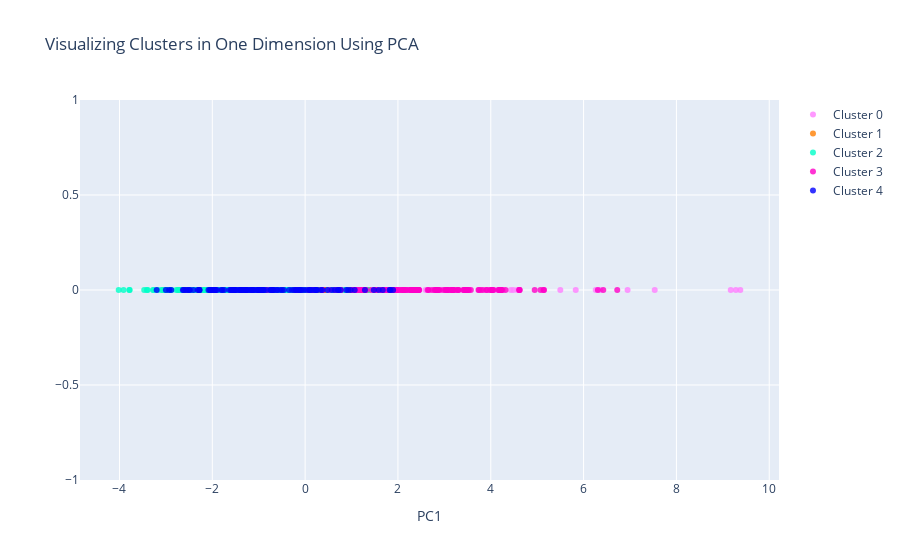

The cell this chart's notebook holds for it:
### Code cell
# build clusters
kmeans = KMeans(n_clusters=k)
kmeans.fit(scaled_data)
clusters = kmeans.predict(scaled_data)
scaled_data["clusters"] = clusters

# visualize
plotX = pd.DataFrame(np.array(scaled_data))
plotX.columns = scaled_data.columns

pca_1d = PCA(n_components=1)
pca_2d = PCA(n_components=2)
pca_3d = PCA(n_components=3)

PCs_1d = pd.DataFrame(pca_1d.fit_transform(plotX.drop(["clusters"], axis=1)))
PCs_2d = pd.DataFrame(pca_2d.fit_transform(plotX.drop(["clusters"], axis=1)))
PCs_3d = pd.DataFrame(pca_3d.fit_transform(plotX.drop(["clusters"], axis=1)))

PCs_1d.columns = ["PC1_1d"]
PCs_2d.columns = ["PC1_2d", "PC2_2d",]
PCs_3d.columns = ["PC1_3d", "PC2_3d", "PC3_3d"]

plotX = pd.concat([plotX,PCs_1d,PCs_2d,PCs_3d], axis=1, join='inner')
plotX["dummy"] = 0

cluster0 = plotX[plotX["clusters"] == 0]
cluster1 = plotX[plotX["clusters"] == 1]
cluster2 = plotX[plotX["clusters"] == 2]
cluster3 = plotX[plotX["clusters"] == 3]
cluster4 = plotX[plotX["clusters"] == 4]

init_notebook_mode(connected=True)

#trace1 is for 'Cluster 0'
trace1 = go.Scatter(
                    x = cluster0["PC1_1d"],
                    y = cluster0["dummy"],
                    mode = "markers",
                    name = "Cluster 0",
                    marker = dict(color = 'rgba(255, 128, 255, 0.8)'),
                    text = None)

#trace2 is for 'Cluster 1'
trace2 = go.Scatter(
                    x = cluster1["PC1_1d"],
                    y = cluster1["dummy"],
                    mode = "markers",
                    name = "Cluster 1",
                    marker = dict(color = 'rgba(255, 128, 2, 0.8)'),
                    text = None)

#trace3 is for 'Cluster 2'
trace3 = go.Scatter(
                    x = cluster2["PC1_1d"],
                    y = cluster2["dummy"],
                    mode = "markers",
                    name = "Cluster 2",
                    marker = dict(color = 'rgba(0, 255, 200, 0.8)'),
                    text = None)

#trace4 is for 'Cluster 3'
trace4 = go.Scatter(
                    x = cluster3["PC1_1d"],
                    y = cluster3["dummy"],
                    mode = "markers",
                    name = "Cluster 3",
                    marker = dict(color = 'rgba(255, 0, 200, 0.8)'),
                    text = None)

#trace5 is for 'Cluster 4'
trace5 = go.Scatter(
                    x = cluster4["PC1_1d"],
                    y = cluster4["dummy"],
                    mode = "markers",
                    name = "Cluster 4",
                    marker = dict(color = 'rgba(0, 0, 255, 0.8)'),
                    text = None)

data = [trace1, trace2, trace3, trace4, trace5]

title = "Visualizing Clusters in One Dimension Using PCA"

layout = dict(title = title,
            xaxis= dict(title= 'PC1',ticklen= 5,zeroline= False),
            yaxis= dict(title= '',ticklen= 5,zeroline= False)
            )

fig = dict(data = data, layout = layout)

iplot(fig)

### Figure 1 — Plotly figure (JSON) as saved in the notebook; plotly's stock layout.template omitted (floating-point values rounded to 4 significant figures; data arrays with more than 128 entries replaced by an {"elided": "..."} marker saying what was removed)
{"data": [{"marker": {"color": "rgba(255, 128, 255, 0.8)"}, "mode": "markers", "name": "Cluster 0", "type": "scatter", "x": [2.774, 2.168, 3.151, 2.919, 1.499, 1.911, 0.122, 2.659, 1.322, 1.976, 1.231, 1.132, 2.831, 1.737, 4.068, 7.533, 5.831, 4.431, 4.487, 9.171, 5.498, 4.012, 6.262, 6.948, 4.267, 4.573, 9.377, 1.094, 1.972, 1.742, 0.5499, 2.595, 4.175, 0.1471, 3.077, 2.387, 1.899, 2.282, 1.963, 3.035, 3.538, 0.5642, 1.519, 1.626, 2.461, 3.523, 9.281, 3.434, 1.15, 0.877, 6.36], "y": [0, 0, 0, 0, 0, 0, 0, 0, 0, 0, 0, 0, 0, 0, 0, 0, 0, 0, 0, 0, 0, 0, 0, 0, 0, 0, 0, 0, 0, 0, 0, 0, 0, 0, 0, 0, 0, 0, 0, 0, 0, 0, 0, 0, 0, 0, 0, 0, 0, 0, 0]}, {"marker": {"color": "rgba(255, 128, 2, 0.8)"}, "mode": "markers", "name": "Cluster 1", "type": "scatter", "x": {"elided": "265 float values"}, "y": {"elided": "265 int values"}}, {"marker": {"color": "rgba(0, 255, 200, 0.8)"}, "mode": "markers", "name": "Cluster 2", "type": "scatter", "x": {"elided": "199 float values"}, "y": {"elided": "199 int values"}}, {"marker": {"color": "rgba(255, 0, 200, 0.8)"}, "mode": "markers", "name": "Cluster 3", "type": "scatter", "x": {"elided": "142 float values"}, "y": {"elided": "142 int values"}}, {"marker": {"color": "rgba(0, 0, 255, 0.8)"}, "mode": "markers", "name": "Cluster 4", "type": "scatter", "x": [-2.018, 0.5742, -1.949, -1.583, -1.029, -1.52, 0.1692, -0.8918, 0.765, -0.4974, 0.6387, -0.6833, -1.007, -1.518, -0.9444, -1.896, -1.375, -1.003, -1.957, 1.819, -1.03, -0.07883, -0.3432, -0.9383, -0.9, -1.807, -1.925, -0.6121, 0.8872, 0.08537, -2.054, -1.246, -2.03, 0.9818, -2.282, -2.884, -1.171, -1.782, -0.1332, -0.6962, -0.7334, -1.375, 1.288, -0.1269, -1.451, -1.534, -2.41, -1.273, -3.001, -1.404, -0.679, -0.9307, 0.3712, 0.1293, -0.5999, -0.7534, -0.1829, 0.2206, -1.404, 1.068, 1.48, -0.2346, -1.601, 0.9267, 1.673, 1.586, 1.838, -0.9514, -2.572, -0.5366, -1.947, -2.277, -2.931, -2.485, -0.4565, -1.284, 0.7172, -0.1015, -0.2072, 0.09546, -1.155, -2.083, -1.491, -0.8336, -1.116, 0.01926, -1.556, -0.9031, -1.238, -2.634, -2.315, -3.199, -1.74, -2.499, 0.225, -1.63, 0.2508, -1.099, -0.7187, -0.9836, 0.4805, -1.299, -1.331, -0.2802, -1.111, -2.615, -0.03372, 1.896, 0.254, -1.177, -1.337, -2.03, -2.276, 0.3361, -2.536, 0.7051], "y": [0, 0, 0, 0, 0, 0, 0, 0, 0, 0, 0, 0, 0, 0, 0, 0, 0, 0, 0, 0, 0, 0, 0, 0, 0, 0, 0, 0, 0, 0, 0, 0, 0, 0, 0, 0, 0, 0, 0, 0, 0, 0, 0, 0, 0, 0, 0, 0, 0, 0, 0, 0, 0, 0, 0, 0, 0, 0, 0, 0, 0, 0, 0, 0, 0, 0, 0, 0, 0, 0, 0, 0, 0, 0, 0, 0, 0, 0, 0, 0, 0, 0, 0, 0, 0, 0, 0, 0, 0, 0, 0, 0, 0, 0, 0, 0, 0, 0, 0, 0, 0, 0, 0, 0, 0, 0, 0, 0, 0, 0, 0, 0, 0, 0, 0, 0]}], "layout": {"title": {"text": "Visualizing Clusters in One Dimension Using PCA"}, "xaxis": {"ticklen": 5, "title": {"text": "PC1"}, "zeroline": false}, "yaxis": {"ticklen": 5, "title": {"text": ""}, "zeroline": false}}}
